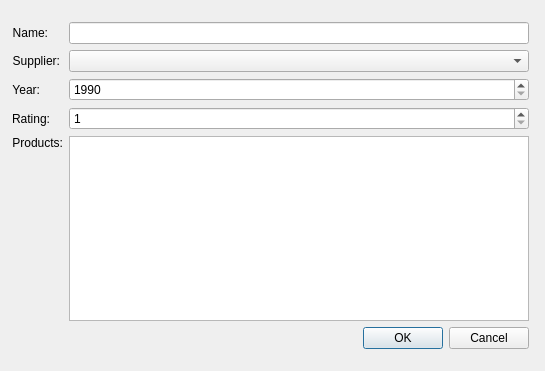
<?xml version="1.0" encoding="UTF-8"?>
<ui version="4.0">
 <class>AddOrderWindow</class>
 <widget class="QWidget" name="AddOrderWindow">
  <property name="geometry">
   <rect>
    <x>0</x>
    <y>0</y>
    <width>545</width>
    <height>371</height>
   </rect>
  </property>
  <property name="windowTitle">
   <string>Form</string>
  </property>
  <widget class="QWidget" name="formLayoutWidget">
   <property name="geometry">
    <rect>
     <x>0</x>
     <y>10</y>
     <width>541</width>
     <height>351</height>
    </rect>
   </property>
   <layout class="QFormLayout" name="formLayout">
    <property name="leftMargin">
     <number>12</number>
    </property>
    <property name="topMargin">
     <number>12</number>
    </property>
    <property name="rightMargin">
     <number>12</number>
    </property>
    <property name="bottomMargin">
     <number>12</number>
    </property>
    <item row="0" column="0">
     <widget class="QLabel" name="nameLabel">
      <property name="text">
       <string>Name:</string>
      </property>
      <property name="alignment">
       <set>Qt::AlignRight|Qt::AlignTrailing|Qt::AlignVCenter</set>
      </property>
     </widget>
    </item>
    <item row="0" column="1">
     <widget class="QLineEdit" name="nameEdit">
      <property name="sizePolicy">
       <sizepolicy hsizetype="Expanding" vsizetype="Expanding">
        <horstretch>0</horstretch>
        <verstretch>0</verstretch>
       </sizepolicy>
      </property>
     </widget>
    </item>
    <item row="1" column="0">
     <widget class="QLabel" name="supplierLabel">
      <property name="text">
       <string>Supplier:</string>
      </property>
      <property name="alignment">
       <set>Qt::AlignRight|Qt::AlignTrailing|Qt::AlignVCenter</set>
      </property>
     </widget>
    </item>
    <item row="1" column="1">
     <widget class="QComboBox" name="supplierCombo">
      <property name="toolTip">
       <string>Specify country of origin</string>
      </property>
      <property name="statusTip">
       <string>Specify country of origin</string>
      </property>
      <property name="currentIndex">
       <number>-1</number>
      </property>
     </widget>
    </item>
    <item row="2" column="0">
     <widget class="QLabel" name="yearLabel">
      <property name="text">
       <string>Year:</string>
      </property>
      <property name="alignment">
       <set>Qt::AlignRight|Qt::AlignTrailing|Qt::AlignVCenter</set>
      </property>
     </widget>
    </item>
    <item row="2" column="1">
     <widget class="QSpinBox" name="yearSpinBox">
      <property name="minimum">
       <number>1990</number>
      </property>
      <property name="maximum">
       <number>2020</number>
      </property>
     </widget>
    </item>
    <item row="3" column="0">
     <widget class="QLabel" name="ratingLabel">
      <property name="text">
       <string>Rating:</string>
      </property>
      <property name="alignment">
       <set>Qt::AlignRight|Qt::AlignTrailing|Qt::AlignVCenter</set>
      </property>
     </widget>
    </item>
    <item row="3" column="1">
     <widget class="QSpinBox" name="ratingSpinBox">
      <property name="minimum">
       <number>1</number>
      </property>
      <property name="maximum">
       <number>5</number>
      </property>
     </widget>
    </item>
    <item row="4" column="0">
     <widget class="QLabel" name="productsLabel">
      <property name="text">
       <string>Products:</string>
      </property>
      <property name="alignment">
       <set>Qt::AlignRight|Qt::AlignTop|Qt::AlignTrailing</set>
      </property>
     </widget>
    </item>
    <item row="6" column="1">
     <widget class="QDialogButtonBox" name="buttonBox">
      <property name="orientation">
       <enum>Qt::Horizontal</enum>
      </property>
      <property name="standardButtons">
       <set>QDialogButtonBox::Cancel|QDialogButtonBox::Ok</set>
      </property>
     </widget>
    </item>
    <item row="4" column="1">
     <widget class="QListView" name="productsView"/>
    </item>
   </layout>
  </widget>
 </widget>
 <resources/>
 <connections/>
</ui>
